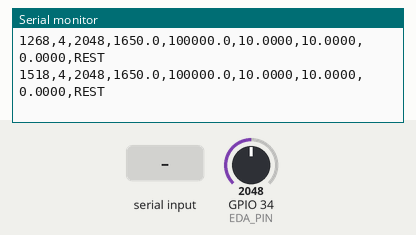
Bench run of a sketch on a simulated ESP32. Parts: the last lines printed to the serial monitor. The inputs (shaded band) are chosen by the test bench; at power-on: GPIO 34 (EDA_PIN) = 2048 (analog values on the 0–4095 scale).

Above: at 1.7 s.
1.8 s: "RATE \n" received over Serial
At 1.97 s:
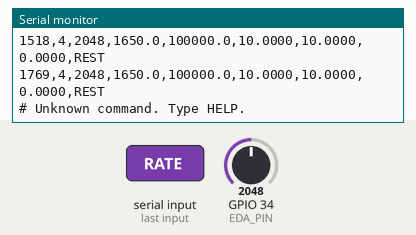
3.3 s: "BASELINE\n" received over Serial
At 3.47 s:
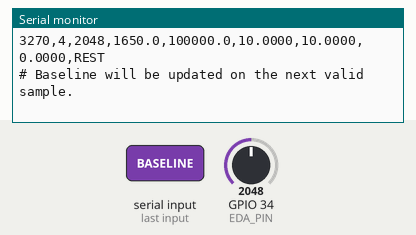
4.8 s: "MARK REST\n" received over Serial
At 4.97 s:
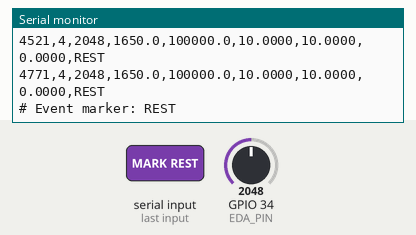
6.3 s: "MARK TASK\n" received over Serial
At 6.7 s:
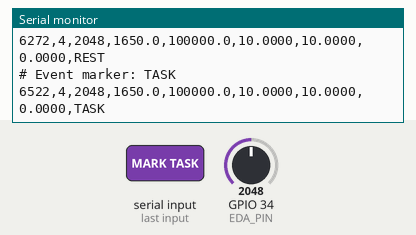
8.0 s: "MARK RECOVERY\n" received over Serial
At 8.2 s:
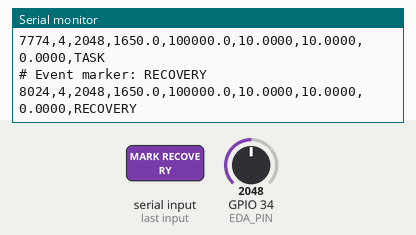
9.5 s: "RATE 90\n" received over Serial
At 9.7 s:
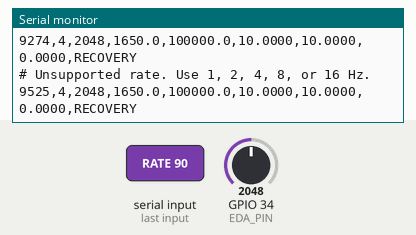

The sketch:

sketch.ino
```cpp
/*
  Galvanic Skin Response (GSR) / EDA Monitor
  Board: ESP32 DevKit V1
  ADC: GPIO34 (ADC1 input-only pin)

  Physical circuit:
    3V3 -> Rskin/electrodes -> ADC node (GPIO34) -> 100k resistor -> GND

  Wokwi:
    The potentiometer signal is used as an adjustable analog emulator for
    the divider-node voltage. It is NOT a model of human skin.

  Serial commands:
    RATE 1 | RATE 2 | RATE 4 | RATE 8 | RATE 16
    BASELINE
    MARK REST | MARK TASK | MARK RECOVERY
    HELP

  Educational prototype only; not a medical device.
*/

#include <Arduino.h>
#include <math.h>

const int EDA_PIN = 34;
const float VCC_MV = 3300.0f;       // Replace with measured 3V3 supply in mV
const float RFIXED_OHM = 100000.0f; // Measure actual resistor and update
const float RAIL_MARGIN_MV = 40.0f;

const uint8_t ALLOWED_RATES[] = {1, 2, 4, 8, 16};
const size_t RATE_COUNT = sizeof(ALLOWED_RATES) / sizeof(ALLOWED_RATES[0]);

uint8_t sampleRateHz = 4;
uint32_t sampleIntervalMs = 1000UL / 4;
uint32_t lastSampleMs = 0;

float baseline_uS = NAN;
String eventLabel = "IDLE";
String commandBuffer;

float filteredVoltage_mV = NAN;
const float FILTER_ALPHA = 0.25f; // Exponential smoothing; 0..1

bool isAllowedRate(uint8_t rate) {
  for (size_t i = 0; i < RATE_COUNT; i++) {
    if (ALLOWED_RATES[i] == rate) return true;
  }
  return false;
}

void printHelp() {
  Serial.println("# Commands: RATE 1|2|4|8|16, BASELINE, MARK REST|TASK|RECOVERY, HELP");
}

void printCsvHeader() {
  Serial.println("millis,rate_hz,adc_raw,voltage_mV,resistance_ohm,conductance_uS,baseline_uS,delta_uS,event");
}

void setRate(uint8_t rate) {
  if (!isAllowedRate(rate)) {
    Serial.println("# Unsupported rate. Use 1, 2, 4, 8, or 16 Hz.");
    return;
  }
  sampleRateHz = rate;
  sampleIntervalMs = 1000UL / sampleRateHz;
  Serial.print("# Sampling rate set to ");
  Serial.print(sampleRateHz);
  Serial.println(" Hz");
}

void processCommand(String command) {
  command.trim();
  command.toUpperCase();

  if (command == "HELP") {
    printHelp();
  } else if (command.startsWith("RATE ")) {
    int requested = command.substring(5).toInt();
    if (requested > 0 && requested <= 255) setRate((uint8_t)requested);
    else Serial.println("# Invalid RATE command");
  } else if (command == "BASELINE") {
    // Baseline is captured from the most recent valid measurement.
    Serial.println("# Baseline will be updated on the next valid sample.");
    eventLabel = "BASELINE";
  } else if (command == "MARK REST") {
    eventLabel = "REST";
    Serial.println("# Event marker: REST");
  } else if (command == "MARK TASK") {
    eventLabel = "TASK";
    Serial.println("# Event marker: TASK");
  } else if (command == "MARK RECOVERY") {
    eventLabel = "RECOVERY";
    Serial.println("# Event marker: RECOVERY");
  } else {
    Serial.println("# Unknown command. Type HELP.");
  }
}

void readSerialCommands() {
  while (Serial.available() > 0) {
    char c = (char)Serial.read();
    if (c == '\n' || c == '\r') {
      if (commandBuffer.length() > 0) {
        processCommand(commandBuffer);
        commandBuffer = "";
      }
    } else if (commandBuffer.length() < 80) {
      commandBuffer += c;
    }
  }
}

void takeSample() {
  const uint32_t now = millis();

  // analogReadMilliVolts() uses ESP32 ADC calibration where supported.
  const int raw = analogRead(EDA_PIN);
  const float voltage_mV = (float)analogReadMilliVolts(EDA_PIN);

  if (isnan(filteredVoltage_mV)) filteredVoltage_mV = voltage_mV;
  else filteredVoltage_mV += FILTER_ALPHA * (voltage_mV - filteredVoltage_mV);

  const float v = filteredVoltage_mV;
  const bool nearRail = (v <= RAIL_MARGIN_MV || v >= (VCC_MV - RAIL_MARGIN_MV));

  float resistance_ohm = NAN;
  float conductance_uS = NAN;
  float delta_uS = NAN;

  if (!nearRail && v > 0.0f && v < VCC_MV) {
    resistance_ohm = RFIXED_OHM * ((VCC_MV / v) - 1.0f);

    if (resistance_ohm > 0.0f && isfinite(resistance_ohm)) {
      conductance_uS = 1000000.0f / resistance_ohm;
      if (eventLabel == "BASELINE" || isnan(baseline_uS)) {
        baseline_uS = conductance_uS;
        eventLabel = "REST";
      }
      if (!isnan(baseline_uS)) delta_uS = conductance_uS - baseline_uS;
    }
  }

  Serial.print(now);
  Serial.print(",");
  Serial.print(sampleRateHz);
  Serial.print(",");
  Serial.print(raw);
  Serial.print(",");
  Serial.print(v, 1);
  Serial.print(",");

  if (isfinite(resistance_ohm)) Serial.print(resistance_ohm, 1);
  Serial.print(",");

  if (isfinite(conductance_uS)) Serial.print(conductance_uS, 4);
  Serial.print(",");

  if (isfinite(baseline_uS)) Serial.print(baseline_uS, 4);
  Serial.print(",");

  if (isfinite(delta_uS)) Serial.print(delta_uS, 4);
  Serial.print(",");
  Serial.println(eventLabel);
}

void setup() {
  Serial.begin(115200);
  delay(500);

  analogReadResolution(12);
  // GPIO34 is on ADC1, avoiding the ADC2/Wi-Fi contention on classic ESP32.
  analogSetPinAttenuation(EDA_PIN, ADC_11db);

  sampleIntervalMs = 1000UL / sampleRateHz;

  Serial.println("# GSR / EDA Monitor started");
  Serial.println("# Educational prototype; not a medical device.");
  Serial.print("# Default sampling rate: ");
  Serial.print(sampleRateHz);
  Serial.println(" Hz");
  printHelp();
  printCsvHeader();
}

void loop() {
  readSerialCommands();

  const uint32_t now = millis();
  if ((uint32_t)(now - lastSampleMs) >= sampleIntervalMs) {
    lastSampleMs = now;
    takeSample();
  }
}
```

Measured:
- after the input at 1.8 s, the serial monitor: prints a new line at once (image 1)
- after the input at 3.3 s, the serial monitor: prints a new line at once (image 2)
- after the input at 4.8 s, the serial monitor: prints a new line at once (image 3)
- after the input at 6.3 s, the serial monitor: prints a new line at once (image 4)
- after the input at 8.0 s, the serial monitor: prints a new line at once (image 5)
- after the input at 9.5 s, the serial monitor: prints a new line at once (image 6)
